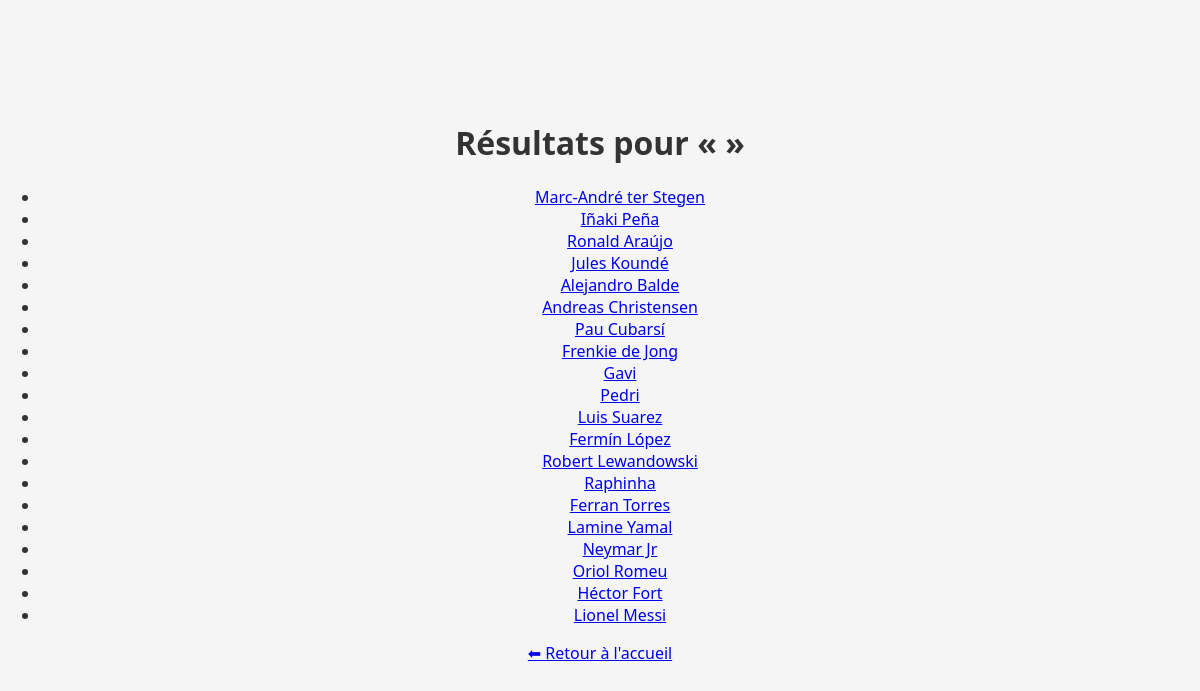
Page /recherche.php on the committed database.
### tables this page shows
CREATE TABLE `sportifs` (
  `id` int(11) NOT NULL,
  `nom` varchar(100) NOT NULL,
  `description` text DEFAULT NULL
);

### recherche.php (the view, shortened to what this page needs)
<?php
$host = 'localhost';
$user = 'admin';
$password = 'root';
$database = 'autocompletion';
$conn = new mysqli($host, $user, $password, $database);
$conn->set_charset("utf8mb4");
$search = $_GET['search'] ?? '';
$stmt = $conn->prepare("SELECT * FROM sportifs WHERE nom LIKE CONCAT('%', ?, '%')");
$stmt->bind_param("s", $search);
$stmt->execute();
$resultats = $stmt->get_result();
?>
<!DOCTYPE html>
<html lang="fr">
<head>
    <link rel="stylesheet" href="styles.css">
</head>
<body>
    <h1>Résultats pour « <?= htmlspecialchars($search) ?> »</h1>
    <ul>
        <?php while ($r = $resultats->fetch_assoc()): ?>
            <li>
                <a href="element.php?id=<?= $r['id'] ?>">
                    <?= htmlspecialchars($r['nom']) ?>
                </a>
            </li>
        <?php endwhile; ?>
    </ul>
    <p><a href="index.php">⬅ Retour à l'accueil</a></p>
</body>
</html>

### styles.css (style rules this page uses)
body { font-family: 'Segoe UI', system-ui, -apple-system, sans-serif; text-align: center; margin: 0; padding-top: 100px; background-color: #f5f5f5; color: #333; }

### rows in the picture
sportifs: nom "Marc-André ter Stegen"
sportifs: nom "Iñaki Peña"
sportifs: nom "Ronald Araújo"
sportifs: nom "Jules Koundé"
sportifs: nom "Alejandro Balde"
sportifs: nom "Andreas Christensen"
sportifs: nom "Pau Cubarsí"
sportifs: nom "Frenkie de Jong"
sportifs: nom "Gavi"
sportifs: nom "Pedri"
sportifs: nom "Luis Suarez"
sportifs: nom "Fermín López"
sportifs: nom "Robert Lewandowski"
sportifs: nom "Raphinha"
sportifs: nom "Ferran Torres"
sportifs: nom "Lamine Yamal"
sportifs: nom "Neymar Jr"
sportifs: nom "Oriol Romeu"
sportifs: nom "Héctor Fort"
sportifs: nom "Lionel Messi"
